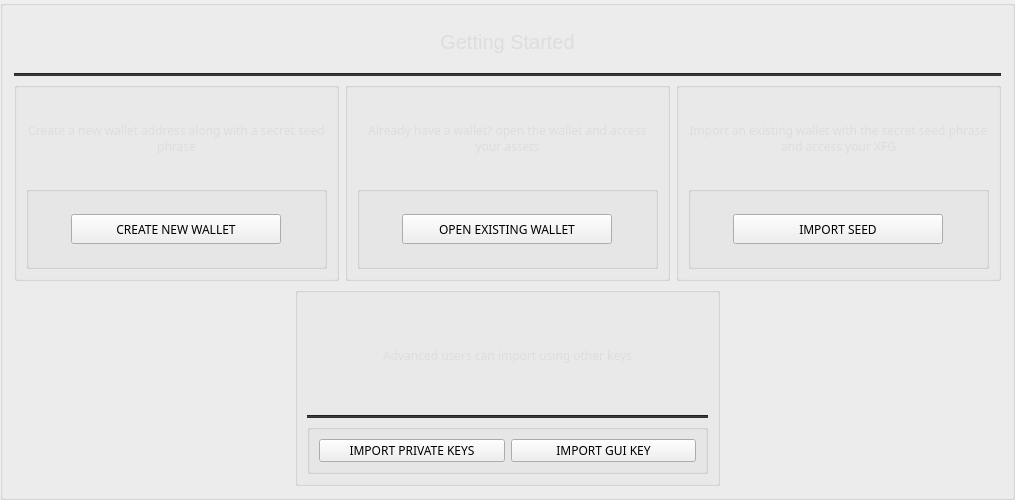
       <widget class="QGroupBox" name="box4">
        <property name="sizePolicy">
         <sizepolicy hsizetype="Expanding" vsizetype="Expanding">
          <horstretch>0</horstretch>
          <verstretch>0</verstretch>
         </sizepolicy>
        </property>
        <property name="minimumSize">
         <size>
          <width>0</width>
          <height>500</height>
         </size>
        </property>
        <property name="maximumSize">
         <size>
          <width>1000</width>
          <height>500</height>
         </size>
        </property>
        <property name="title">
         <string/>
        </property>
        <layout class="QGridLayout" name="gridLayout_1">
         <item row="2" column="0">
          <widget class="QGroupBox" name="groupBox_5">
           <property name="minimumSize">
            <size>
             <width>325</width>
             <height>0</height>
            </size>
           </property>
           <property name="maximumSize">
            <size>
             <width>350</width>
             <height>16777215</height>
            </size>
           </property>
           <layout class="QVBoxLayout" name="verticalLayout_5">
            <item>
             <widget class="QLabel" name="label_25">
              <property name="maximumSize">
               <size>
                <width>16777215</width>
                <height>16777215</height>
               </size>
              </property>
              <property name="font">
               <font>
                <family>Poppins</family>
               </font>
              </property>
              <property name="styleSheet">
               <string notr="true">color: #ddd;
      </string>
              </property>
              <property name="text">
               <string>Create a new wallet address along with a secret seed phrase</string>
              </property>
              <property name="alignment">
               <set>Qt::AlignCenter</set>
              </property>
              <property name="wordWrap">
               <bool>true</bool>
              </property>
             </widget>
            </item>
            <item>
             <widget class="QGroupBox" name="groupBox_10">
              <layout class="QHBoxLayout" name="horizontalLayout_5">
               <item>
                <widget class="QPushButton" name="b1_pushButton">
                 <property name="maximumSize">
                  <size>
                   <width>210</width>
                   <height>30</height>
                  </size>
                 </property>
                 <property name="font">
                  <font>
                   <family>Poppins</family>
                  </font>
                 </property>
                 <property name="styleSheet">
                  <string notr="true">/* This button style is handled automatically by WelcomeFrame.cpp */</string>
                 </property>
                 <property name="text">
                  <string>CREATE NEW WALLET</string>
                 </property>
                </widget>
               </item>
              </layout>
             </widget>
            </item>
           </layout>
          </widget>
         </item>
         <item row="2" column="1">
          <widget class="QGroupBox" name="groupBox_6">
           <property name="minimumSize">
            <size>
             <width>325</width>
             <height>0</height>
            </size>
           </property>
           <property name="maximumSize">
            <size>
             <width>350</width>
             <height>16777215</height>
            </size>
           </property>
           <layout class="QVBoxLayout" name="verticalLayout_6">
            <item>
             <widget class="QLabel" name="label_26">
              <property name="maximumSize">
               <size>
                <width>16777215</width>
                <height>16777215</height>
               </size>
              </property>
              <property name="font">
               <font>
                <family>Poppins</family>
               </font>
              </property>
              <property name="styleSheet">
               <string notr="true">color: #ddd;
      </string>
              </property>
              <property name="text">
               <string>Already have a wallet? open the wallet and access your assets</string>
              </property>
              <property name="alignment">
               <set>Qt::AlignCenter</set>
              </property>
              <property name="wordWrap">
               <bool>true</bool>
              </property>
             </widget>
            </item>
            <item>
             <widget class="QGroupBox" name="groupBox_11">
              <layout class="QHBoxLayout" name="horizontalLayout_6">
               <item>
                <widget class="QPushButton" name="b1_pushButton_2">
                 <property name="maximumSize">
                  <size>
                   <width>210</width>
                   <height>30</height>
                  </size>
                 </property>
                 <property name="font">
                  <font>
                   <family>Poppins</family>
                  </font>
                 </property>
                 <property name="styleSheet">
                  <string notr="true">/* This button style is handled automatically by WelcomeFrame.cpp */</string>
                 </property>
                 <property name="text">
                  <string>OPEN EXISTING WALLET</string>
                 </property>
                </widget>
               </item>
              </layout>
             </widget>
            </item>
           </layout>
          </widget>
         </item>
         <item row="2" column="2">
          <widget class="QGroupBox" name="groupBox_7">
           <property name="minimumSize">
            <size>
             <width>325</width>
             <height>0</height>
            </size>
           </property>
           <property name="maximumSize">
            <size>
             <width>350</width>
             <height>16777215</height>
            </size>
           </property>
           <layout class="QVBoxLayout" name="verticalLayout_8">
            <item>
             <widget class="QLabel" name="label_27">
              <property name="maximumSize">
               <size>
                <width>16777215</width>
                <height>16777215</height>
               </size>
              </property>
              <property name="font">
               <font>
                <family>Poppins</family>
               </font>
              </property>
              <property name="styleSheet">
               <string notr="true">color: #ddd;
</string>
              </property>
              <property name="text">
               <string>Import an existing wallet with the secret seed phrase and access your XFG</string>
              </property>
              <property name="alignment">
               <set>Qt::AlignCenter</set>
              </property>
              <property name="wordWrap">
               <bool>true</bool>
              </property>
             </widget>
            </item>
            <item>
             <widget class="QGroupBox" name="groupBox_12">
              <layout class="QHBoxLayout" name="horizontalLayout_7">
               <item>
                <widget class="QPushButton" name="b1_seedButton">
                 <property name="maximumSize">
                  <size>
                   <width>210</width>
                   <height>30</height>
                  </size>
                 </property>
                 <property name="font">
                  <font>
                   <family>Poppins</family>
                  </font>
                 </property>
                 <property name="styleSheet">
                  <string notr="true">/* This button style is handled automatically by WelcomeFrame.cpp */</string>
                 </property>
                 <property name="text">
                  <string>IMPORT SEED</string>
                 </property>
                </widget>
               </item>
              </layout>
             </widget>
            </item>
           </layout>
          </widget>
         </item>
         <item row="1" column="0" colspan="3">
          <widget class="Line" name="line_5">
           <property name="styleSheet">
            <string notr="true">background-color: #333;</string>
           </property>
           <property name="orientation">
            <enum>Qt::Horizontal</enum>
           </property>
          </widget>
         </item>
         <item row="0" column="1">
          <widget class="QLabel" name="title_label_29">
           <property name="maximumSize">
            <size>
             <width>16777215</width>
             <height>50</height>
            </size>
           </property>
           <property name="font">
            <font>
             <pointsize>-1</pointsize>
            </font>
           </property>
           <property name="styleSheet">
            <string notr="true">color: #ddd;
font-size: 20px;</string>
           </property>
           <property name="text">
            <string>Getting Started</string>
           </property>
           <property name="alignment">
            <set>Qt::AlignCenter</set>
           </property>
          </widget>
         </item>
         <item row="3" column="0" colspan="3" alignment="Qt::AlignHCenter">
          <widget class="QGroupBox" name="groupBox_8">
           <property name="minimumSize">
            <size>
             <width>425</width>
             <height>0</height>
            </size>
           </property>
           <layout class="QVBoxLayout" name="verticalLayout_7">
            <item>
             <widget class="QLabel" name="label_32">
              <property name="maximumSize">
               <size>
                <width>16777215</width>
                <height>16777215</height>
               </size>
              </property>
              <property name="font">
               <font>
                <family>Poppins</family>
               </font>
              </property>
              <property name="styleSheet">
               <string notr="true">color: #ddd;
</string>
              </property>
              <property name="text">
               <string>Advanced users can import using other keys</string>
              </property>
              <property name="alignment">
               <set>Qt::AlignCenter</set>
              </property>
              <property name="wordWrap">
               <bool>true</bool>
              </property>
             </widget>
            </item>
            <item>
             <widget class="Line" name="line_6">
              <property name="styleSheet">
               <string notr="true">background-color: #333;</string>
              </property>
              <property name="orientation">
               <enum>Qt::Horizontal</enum>
              </property>
             </widget>
            </item>
            <item>
             <widget class="QGroupBox" name="groupBox_9">
              <property name="maximumSize">
               <size>
                <width>16777215</width>
                <height>50</height>
               </size>
              </property>
              <layout class="QHBoxLayout" name="horizontalLayout_4">
               <item>
                <widget class="QPushButton" name="b1_spendkeyButton">
                 <property name="minimumSize">
                  <size>
                   <width>0</width>
                   <height>0</height>
                  </size>
                 </property>
                 <property name="maximumSize">
                  <size>
                   <width>220</width>
                   <height>30</height>
                  </size>
                 </property>
                 <property name="font">
                  <font>
                   <family>Poppins</family>
                  </font>
                 </property>
                 <property name="styleSheet">
                  <string notr="true">/* This button style is handled automatically by WelcomeFrame.cpp */</string>
                 </property>
                 <property name="text">
                  <string>IMPORT PRIVATE KEYS</string>
                 </property>
                </widget>
               </item>
               <item>
                <widget class="QPushButton" name="b1_guikeyButton">
                 <property name="minimumSize">
                  <size>
                   <width>0</width>
                   <height>0</height>
                  </size>
                 </property>
                 <property name="maximumSize">
                  <size>
                   <width>220</width>
                   <height>30</height>
                  </size>
                 </property>
                 <property name="font">
                  <font>
                   <family>Poppins</family>
                  </font>
                 </property>
                 <property name="styleSheet">
                  <string notr="true">/* This button style is handled automatically by WelcomeFrame.cpp */</string>
                 </property>
                 <property name="text">
                  <string>IMPORT GUI KEY</string>
                 </property>
                </widget>
               </item>
              </layout>
             </widget>
            </item>
           </layout>
          </widget>
         </item>
        </layout>
       </widget>
